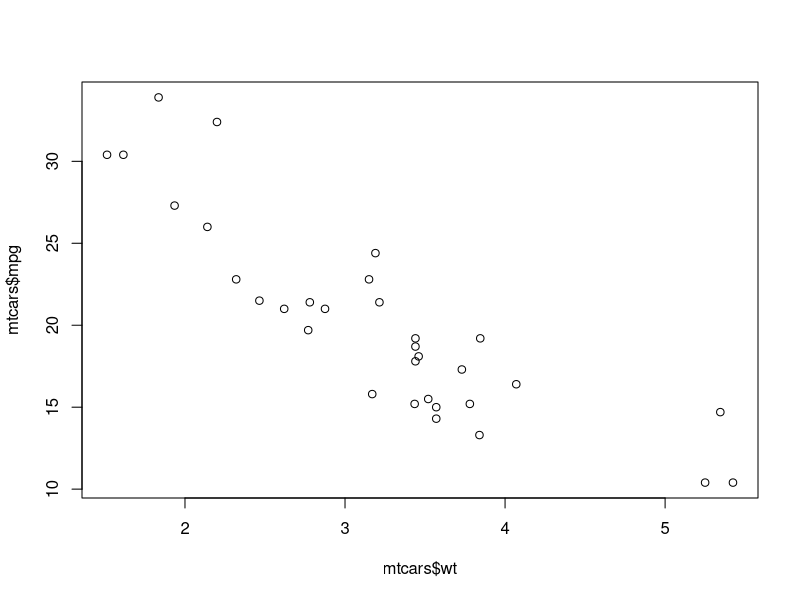
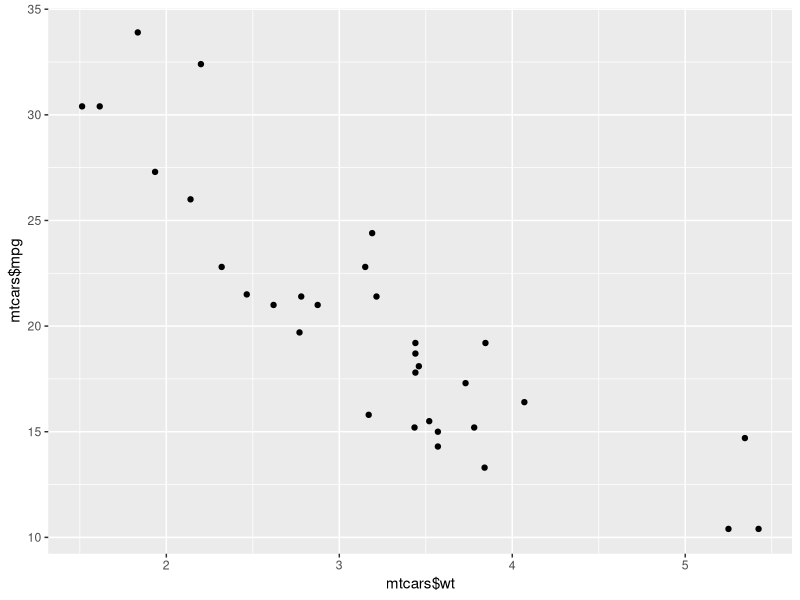
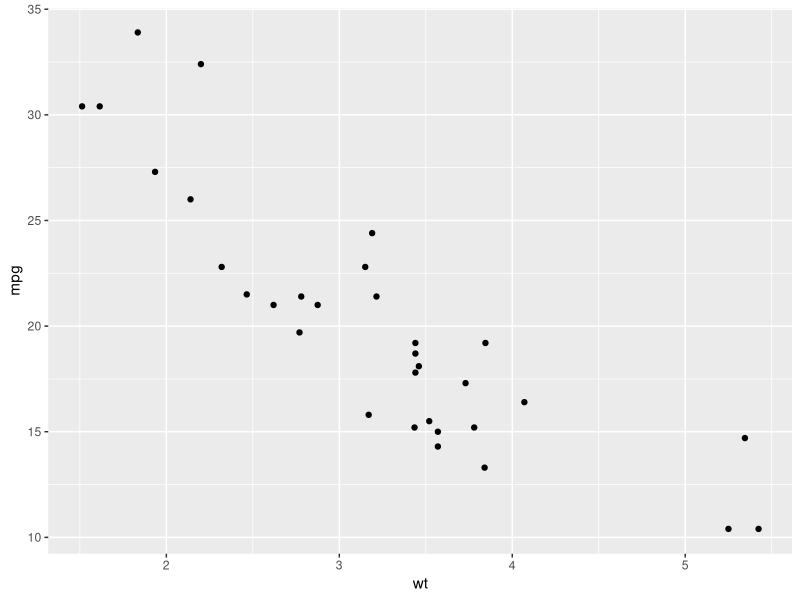
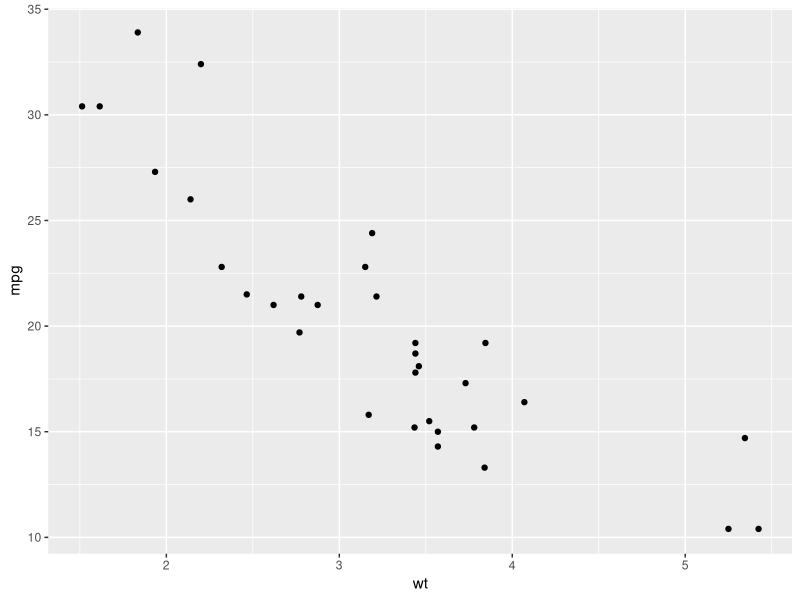
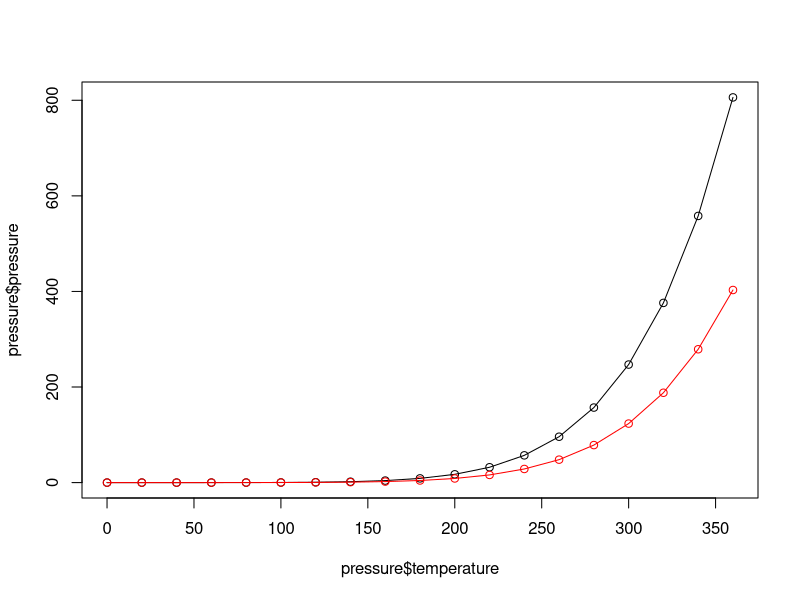
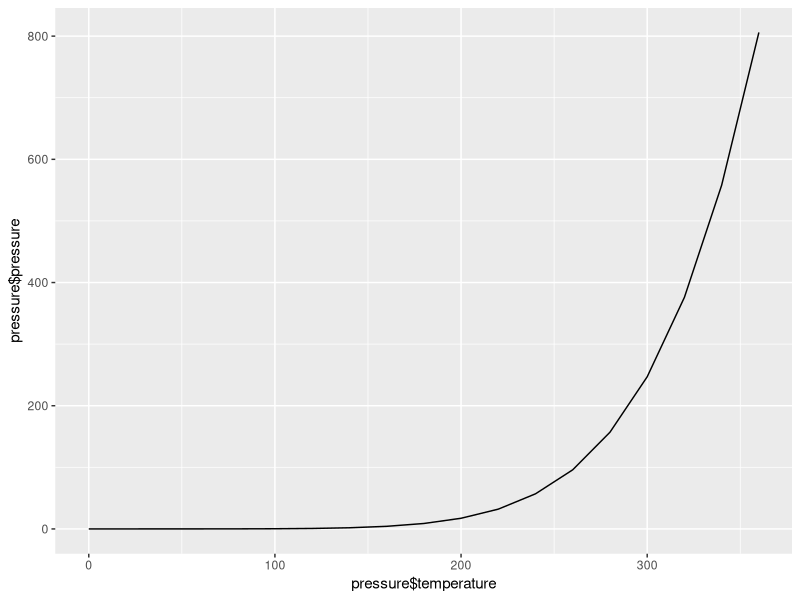
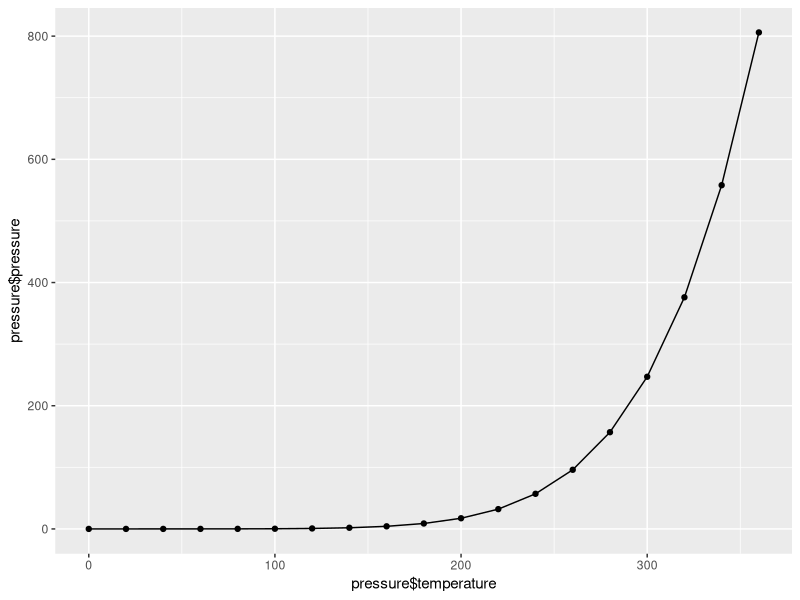
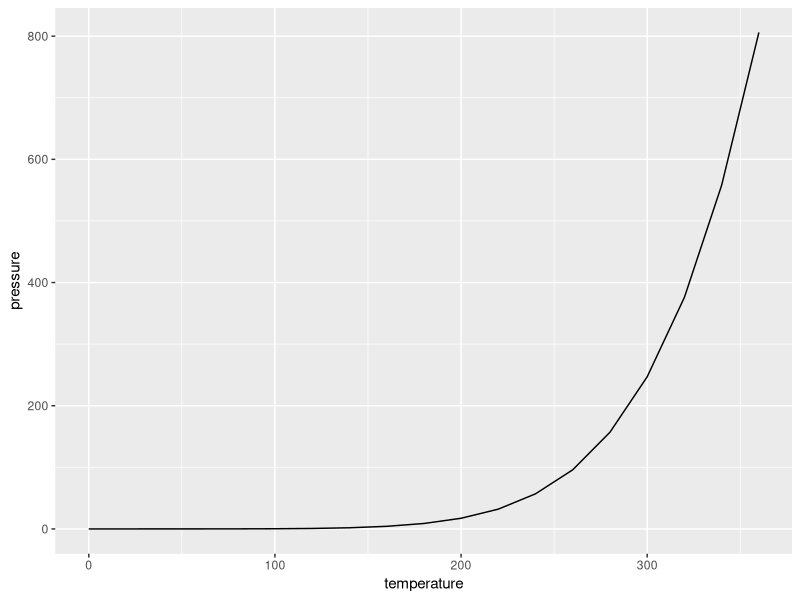

Here is the R script that generated these plots, in order: (Note: this script raises an error after producing the figures.)
#================================================================
#绘制散点图
#================================================================
plot(mtcars$wt, mtcars$mpg) #普通画法
#使用qplot()绘制散点图
library(ggplot2)
qplot(mtcars$wt, mtcars$mpg)
qplot(wt, mpg, data = mtcars) #与上面等价
ggplot(mtcars, aes(x = wt, y = mpg)) + geom_point() #与上面等价

#===============================================================
#绘制折线图
#===============================================================
#使用plot()函数绘制折线图-----
plot(pressure$temperature,
     pressure$pressure,
     type = "l") #"p"是point，"l" for lines, "b" for both, "c" for the lines part alone of "b", "o" for both "overplotted, "h" for histogram or density
#添加数据点-----
points(pressure$temperature, pressure$pressure)
#添加线-----
lines(pressure$temperature, pressure$pressure/2, col = "red")
#添加数据点-----
points(pressure$temperature, pressure$pressure/2, col = "red")

#使用qplot绘制折线图
qplot(pressure$temperature, pressure$pressure, 
      geom = "line") #geom参数默认为point，如果x是特殊的，默认为histogram
#添加数据点
qplot(pressure$temperature, pressure$pressure, 
      geom = c("line", "point")) #geom参数默认为point，如果x是特殊的，默认为histogram


#使用ggplot绘制折线图
ggplot(pressure, aes(temperature, pressure)) + geom_line()
#添加数据点
ggplot(pressure, aes(temperature, pressure)) + geom_line() + geom_point()

#================================================================
#绘制条形图
#================================================================
barplot(BOD$demand, #设定条形的高度
        names.arg = BOD$Time) #设定每个条形对应的标签（可选）
#利用barplot()绘制频数条形图
barplot(table(mtcars$cyl))

#使用qplot()绘制条形图
library(ggplot2)
#qplot(BOD$Time,BOD$demand, geom = "bar", stat = "identity") #出错了，jie'g结果未知
#将x转化为因子型变量，令系统将其视为离散值
#qplot(factor(BOD$Time),BOD$demand, geom = "bar", stat = "identity") #出错了，jie'g结果未知

#连续x轴和离散x轴的差异
qplot(mtcars$cyl) #cyl是连续变量
qplot(factor(mtcars$cyl)) #cyl是因子变量

#qplot(Time, demand, data = BOD, geom = "bar", stat = "identity") #仍然出错

#频数条形图
ggplot(BOD, aes(x = Time, y = demand)) + geom_bar(stat = "identity")

ggplot(mtcars, aes(x = factor(cyl))) + geom_bar()

#======================================================
#绘制直方图
#======================================================
hist(mtcars$mpg)
hist(mtcars$mpg, breaks = 10) #通过break参数指定大致数组距

#使用qplot()函数
qplot(mtcars$mpg)
qplot(mpg, data = mtcars, binwidth = 4) #组距为4
#等价于
ggplot(mtcars, aes(x = mpg)) + geom_histogram(binwidth = 4)

#======================================================
#绘制箱线图
#======================================================
plot(ToothGrowth$supp, #为因子型变量，与数值型变量对应，plot()会默认绘制箱线图
     ToothGrowth$len)

#当两个参数向量包含在同一个数据框中，可以使用公式语法。
#公式语法允许我们在x轴上使用变量组合
#公式语法
boxplot(len ~ supp, data = ToothGrowth)
#在x轴上引入两变量的交互
boxplot(len ~ supp + dose, data = ToothGrowth)

#使用gplot()函数绘制同样的图形，需要将参数设定为geom = "boxplot"
library(ggplot2)
qplot(ToothGrowth$supp, ToothGrowth$len, geom = "boxplot")

#当两个参数向量在同一个数据框内时，可以使用：
qplot(supp, len, data = ToothGrowth, geom = "boxplot")
#等价于
ggplot(ToothGrowth, aes(x = supp, y = len)) + geom_boxplot()

#使用interation()函数将分组变量组合在一起也可以绘制基于多分组变量的箱线图。
#使用三个独立的向量参数
qplot(interaction(ToothGrowth$supp, ToothGrowth$dose), 
       ToothGrowth$len, geom = "boxplot")
#
qplot(interaction(supp, dose), len, data = ToothGrowth, geom = "boxplot")
#等价于
ggplot(ToothGrowth, aes(x = interaction(supp, dose),y = len)) + geom_boxplot()

#======================================================
#绘制函数图像
#======================================================
#使用curve()函数绘制函数图像
curve(x^3 - 5*x, from=-4, to=4)

#将参数设置为add = TRUE， 可以向已有图形添加函数图像
#绘制用户自定义的函数图像
myfun <- function(xvar){
  1/(1 + exp(-xvar + 10))
}
curve(myfun(x), from = 0, to = 20)
#添加直线
curve(1 - myfun(x), add = TRUE, col = "red")

#使用qplot()函数绘制，需设定stat = "function" 和geom="line"
#并想起传递一个输入和输出皆为数值型向量的函数
library(ggplot2)
#将x轴的取值范围设定为0到20
qplot(c(0,20), fun=myfun, stat = "function", geom = "line")
#这等价于
ggplot(data.frame(x=c(0,20)), aes(x=x)) + stat_function(fun = myfun, geom = "line")

